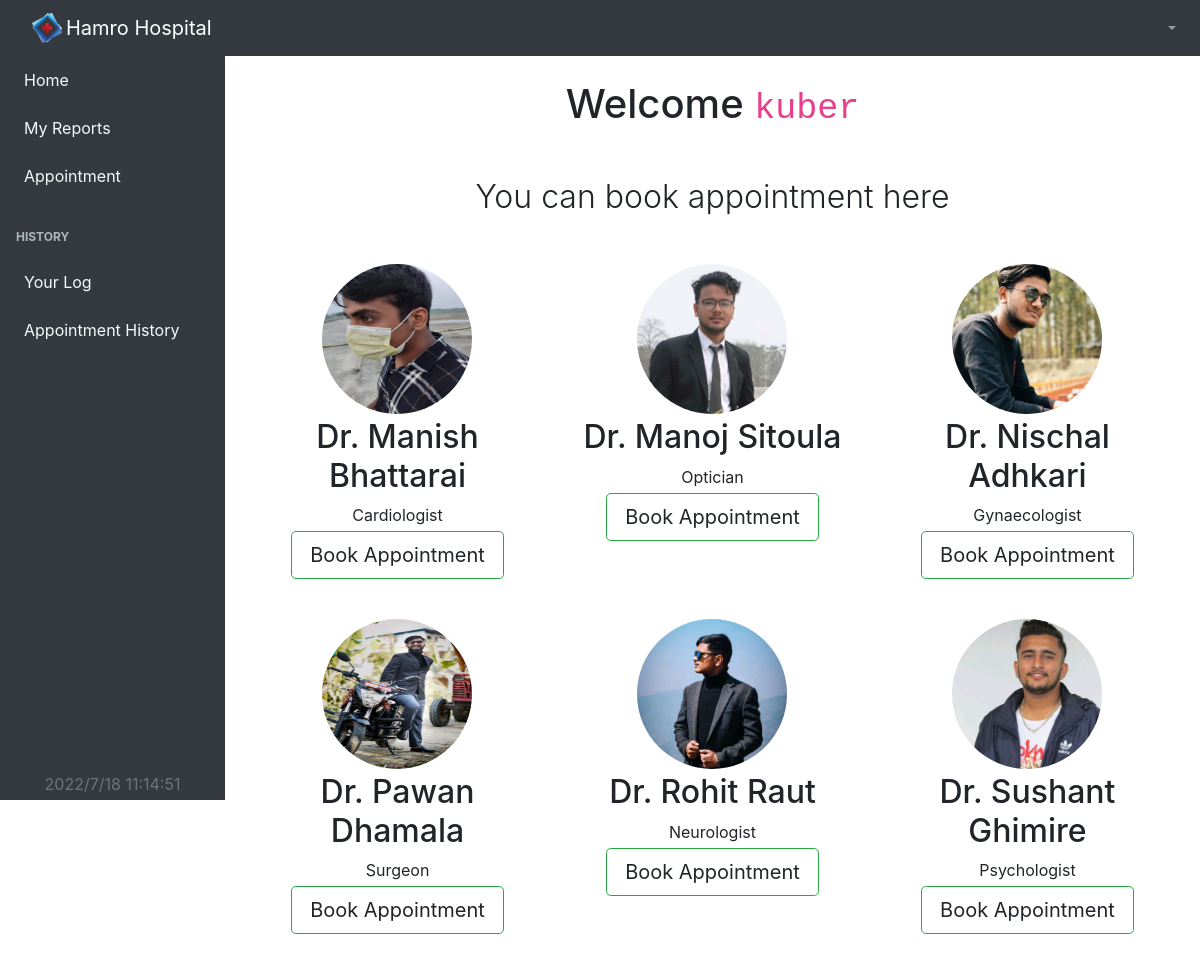
/Patient/index (signed in), run on the app's committed database.
### tables this page shows
CREATE TABLE `doctor` (
  `did` int(11) NOT NULL,
  `dname` varchar(25) NOT NULL,
  `demail` varchar(35) NOT NULL,
  `dpassword` varchar(35) NOT NULL,
  `dphone` varchar(10) NOT NULL,
  `dspeciality` varchar(20) NOT NULL,
  `ddescription` varchar(1024) NOT NULL,
  `daddress` varchar(40) NOT NULL,
  `dimage` varchar(1024) NOT NULL,
  `dstatus` int(1) NOT NULL DEFAULT 1 COMMENT '0->Unavailable & 1->Available'
);

### controllers/PatientController.php (called while the page is built, shortened)
<?php
class PatientController
{
    private $patientModelObj;
    function __construct()
    {
        require 'services/loader.php';
        $this->patient = $_SESSION['patient'];
        require 'models/PatientModel.php';
        $this->patientModelObj = new PatientModel();
    }
    public function index()
    {
        $docDetails = $this->patientModelObj->getDoctorDetails();
        require './views/Patient/index.php';
    }
}

### index.php (called while the page is built, shortened)
<?php
require "./views/shared/links.php";
if (empty($_GET["url"])) {
   $url = "Dashboard/Index";
} else {
   $url = $_GET["url"];
}
$url = explode('/', $url);
$method = $url[1];
$obj = new $controller();
$obj->$method();

### services/config.php (called while the page is built)
<?php
  class Config{
  	  public static function getConnection(){
  	  	$conn=new mysqli("localhost","root","","pms");
  	  	return $conn;
  	  }
  }
?>

### models/PatientModel.php (called while the page is built, shortened)
<?php
class PatientModel
{
    private $conn;
    function __construct()
    {
        require 'services/Config.php';
        $this->conn = Config::getConnection();
    }
    public function getDoctorDetails()
    {
        $sql = "SELECT did,dname,dspeciality,ddescription,dimage FROM doctor WHERE dstatus='1' ORDER BY dname ASC";
        $result = $this->conn->query($sql);
        if ($result) {
            return $result;
        } else {
            return false;
        }
    }
}

### views/Patient/index.php (the view, shortened to what this page needs)
<!DOCTYPE html>
<html lang="en">
<?php
require_once "views/shared/patientlink.php";
require_once 'views/Patient/shared/patientSideNav.php';
?>
<div id="layoutSidenav_content">
  <main>
    <div class="container-fluid">
      <h1 class="mt-4 text-center">Welcome <code>
          <?php $name = explode(" ",  $this->patient['pname']);
          echo $name[0]; ?>
        </code>
      </h1>
      <br>
      <div class="container mycontainer text-center w-100">
        <h2 class="font-weight-light text-center mt-3 mb-3">You can book appointment here</h2>
        <div class="row my-md-5">
          <?php
          foreach ($docDetails as $row) {
          ?>
            <div class="col-lg-4 mydocs mb-4">
              <img class="bd-placeholder-img rounded-circle mb-1" width="150" height="150" src="<?php echo $row['dimage']; ?>" />
              <rect width="100%" height="100%" fill="#777" />
              <h2><?php echo "Dr. " . $row['dname']; ?></h2>
              <span><?php echo $row['dspeciality']; ?></span>
              <p class="mt-1">
                <a onclick="
                  if(confirm('Are you sure you want to book the appointment?')){
                    location.href = 'patient/bookAppointment?docId=<?php echo $row['did'] ?>&docName=<?php echo $row['dname'] ?>';
                  }" class="mybtn container-fluid btn btn-outline-success w-75 btn-lg book">Book Appointment</a>
              </p>
            </div>
          <?php } ?>
        </div>
      </div>
    </div>
  </main>
</div>
</div>
</body>
</html>

### services/loader.php (style rules this page uses)
body { margin: 0; padding: 0; width: 100%; height: 100vh; background-color: #eee; }

### data on the page
doctor: dimage (picture), dname "Manish Bhattarai", dspeciality "Cardiologist"
doctor: dimage (picture), dname "Manoj Sitoula", dspeciality "Optician"
doctor: dimage (picture), dname "Nischal Adhkari", dspeciality "Gynaecologist"
doctor: dimage (picture), dname "Pawan Dhamala", dspeciality "Surgeon"
doctor: dimage (picture), dname "Rohit Raut", dspeciality "Neurologist"
doctor: dimage (picture), dname "Sushant Ghimire", dspeciality "Psychologist"

### other printed values
$name[0] "kuber"
